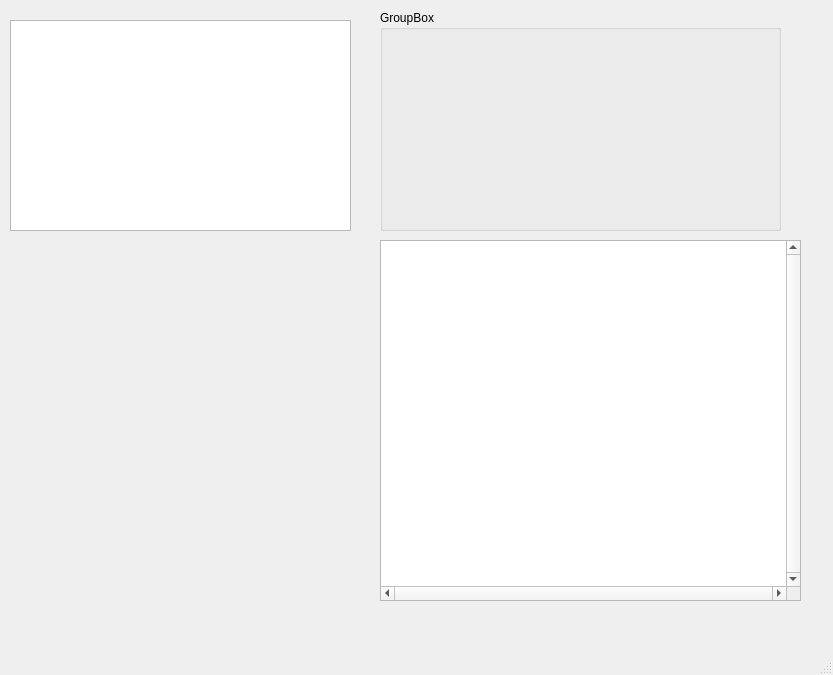
<?xml version="1.0" encoding="UTF-8"?>
<ui version="4.0">
 <class>MainWindow</class>
 <widget class="QMainWindow" name="MainWindow">
  <property name="geometry">
   <rect>
    <x>0</x>
    <y>0</y>
    <width>833</width>
    <height>675</height>
   </rect>
  </property>
  <property name="windowTitle">
   <string>MainWindow</string>
  </property>
  <widget class="QWidget" name="centralwidget">
   <widget class="QGroupBox" name="groupBox">
    <property name="geometry">
     <rect>
      <x>380</x>
      <y>10</y>
      <width>401</width>
      <height>221</height>
     </rect>
    </property>
    <property name="title">
     <string>GroupBox</string>
    </property>
   </widget>
   <widget class="QTextBrowser" name="textBrowser">
    <property name="geometry">
     <rect>
      <x>380</x>
      <y>240</y>
      <width>421</width>
      <height>361</height>
     </rect>
    </property>
    <property name="verticalScrollBarPolicy">
     <enum>Qt::ScrollBarAlwaysOn</enum>
    </property>
    <property name="horizontalScrollBarPolicy">
     <enum>Qt::ScrollBarAlwaysOn</enum>
    </property>
    <property name="sizeAdjustPolicy">
     <enum>QAbstractScrollArea::AdjustToContents</enum>
    </property>
   </widget>
   <widget class="QTextBrowser" name="textBrowser_2">
    <property name="geometry">
     <rect>
      <x>10</x>
      <y>20</y>
      <width>341</width>
      <height>211</height>
     </rect>
    </property>
   </widget>
   <widget class="QWidget" name="gridLayoutWidget">
    <property name="geometry">
     <rect>
      <x>0</x>
      <y>0</y>
      <width>361</width>
      <height>551</height>
     </rect>
    </property>
    <layout class="QGridLayout" name="leftLayout"/>
   </widget>
   <widget class="QWidget" name="formLayoutWidget">
    <property name="geometry">
     <rect>
      <x>370</x>
      <y>0</y>
      <width>441</width>
      <height>611</height>
     </rect>
    </property>
    <layout class="QFormLayout" name="rightLayout"/>
   </widget>
  </widget>
  <widget class="QMenuBar" name="menubar">
   <property name="geometry">
    <rect>
     <x>0</x>
     <y>0</y>
     <width>833</width>
     <height>23</height>
    </rect>
   </property>
  </widget>
  <widget class="QStatusBar" name="statusbar"/>
 </widget>
 <resources/>
 <connections/>
</ui>
